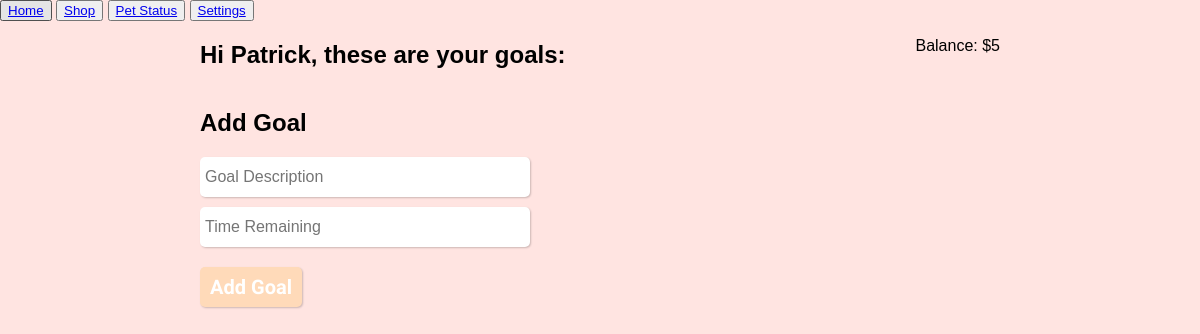
Page /home on the earlier database version.
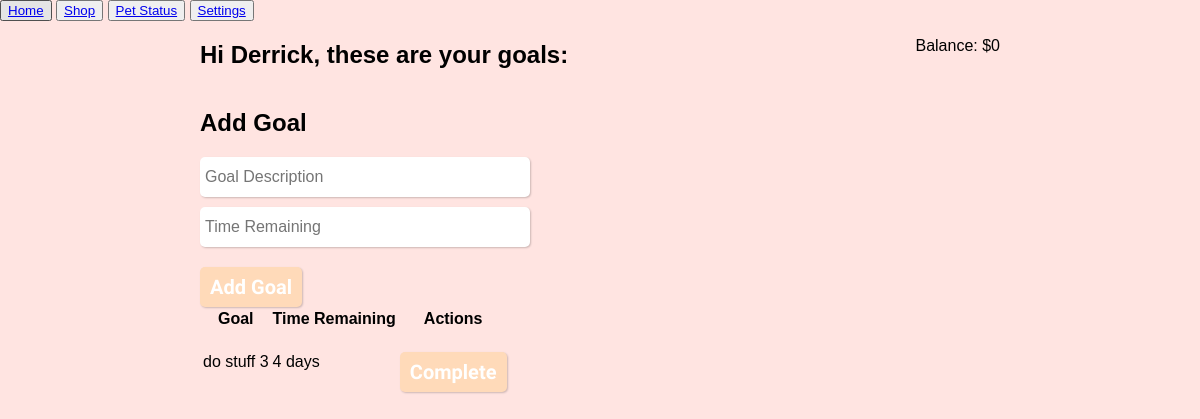
Same page on the later database version.
### tables this page shows
CREATE TABLE current_user
                (user_id TEXT PRIMARY KEY,
                user_name TEXT NOT NULL);

CREATE TABLE goal
                (goal_id INTEGER PRIMARY KEY AUTOINCREMENT,
                user_id TEXT,
                goal_description TEXT,
                time_remaining INTEGER,
                FOREIGN KEY (user_id) REFERENCES user(user_id));

### webapp.py (the view)
@app.route('/home')
def home():
    conn = sqlite3.connect('db/accountapet.db')
    c = conn.cursor()
    c.execute("SELECT user_name, user_id FROM current_user")
    result = c.fetchone()
    if result is None:
        return render_template('login.html')
    else:
        user_name, user_id = result[0], result[1]
    c.execute("SELECT goal_id, goal_description, time_remaining FROM goal WHERE user_id=?", (user_id,))
    goals = c.fetchall()
    c.execute("SELECT wallet FROM users WHERE user_id=?", (user_id,))
    result = c.fetchone()
    wallet = result[0] if result else 0
    c.close()
    conn.close()
    print("Webapp username: " + user_name)
    return render_template('home.html', user_name=user_name, goals=goals, wallet=wallet)

### templates/home.html (shortened to what this page needs)
<!DOCTYPE html>
<html>
<head>
    <link rel="stylesheet" type="text/css" href="{{ url_for('static', filename='style.css') }}">
</head>
<body >
    <div class="nav">
        <button class="button-nav"><a href="{{ url_for('home') }}">Home</a></button>
        <button class="button-nav"><a href="{{ url_for('shop') }}">Shop</a></button>
        <button class="button-nav"><a href="{{ url_for('pet_status') }}">Pet Status</a></button>
        <button class="button-nav"><a href="{{ url_for('settings') }}">Settings</a></button>
    </div>
    <div class="content">
        <div class="header-container">
            <h2>Hi {{ user_name }}, these are your goals:</h2>
            <p class="wallet">Balance: ${{ wallet }}</p>
        </div>
        <div class="form">
            <h2>Add Goal</h2>
            <form action="http://127.0.0.1:5001/home" method="POST">
                <input type="text" placeholder="Goal Description" name="goal_description" required>
                <input type="number" placeholder="Time Remaining" name="time_remaining" required>
                <button type="submit">Add Goal</button>
            </form>
        </div>
        {% if goals %}
        <div class="goals">
            <table>
                <tr>
                    <th>Goal</th>
                    <th>Time Remaining</th>
                    <th>Actions</th>
                </tr>
            {% for goal in goals %}
                <tr>
                    <td>{{ goal[1] }}</td>
                    <td>{{ goal[2] }} days</td>
                    <td><form action="http://127.0.0.1:5001/home" method="POST">
                        <button type="submit">Complete</button>
                    </form></td>
                </tr>
            {% endfor %}
            </table>
        </div>
        {% endif %}
    </div>
</body>
</html>

### static/style.css (style rules this page uses)
body { margin: 0; padding: 0; font-family: sans-serif; background-color: #FFE4E1; }
.content { max-width: 800px; margin: 0 auto; }
form { width: 40%; }
form input { display: block; width: 100%; height: 30px; margin-bottom: 10px; padding: 5px; font-size: 16px; border-radius: 5px; border: none; box-shadow: 1px 1px 2px rgba(0,0,0,0.2); }
form button { display: block; height: 40px; margin-top: 20px; font-size: 20px; font-weight: bold; font-family: 'Tilt Warp'; color: #fff; background-color: #FFDAB9; border-radius: 5px; border: none; box-shadow: 1px 1px 2px rgba(0,0,0,0.2); padding: 0 10px; }
.wallet { float: right; }
.header-container { display: flex; justify-content: space-between; }

Differences in the rows shown:
removed current_user: user_name "Patrick"
added current_user: user_name "Derrick"
added goal: goal_description "do stuff 3", time_remaining "4"
Other differences:
{{ wallet }}: "5" → "0"
text now shown: "Goal Time Remaining Actions"
